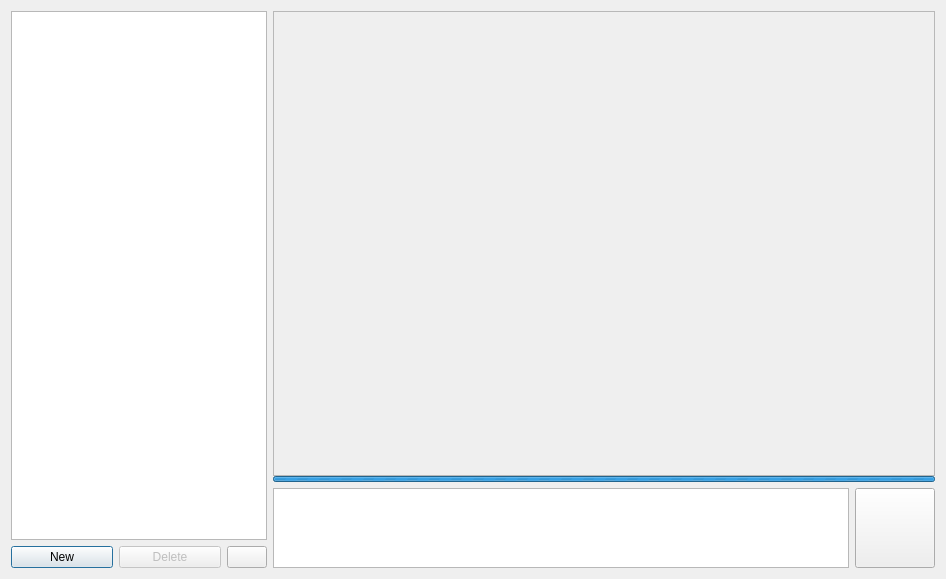
<?xml version="1.0" encoding="UTF-8"?>
<ui version="4.0">
 <class>Dialog_ai_chat</class>
 <widget class="QDialog" name="Dialog_ai_chat">
  <property name="geometry">
   <rect>
    <x>0</x>
    <y>0</y>
    <width>946</width>
    <height>579</height>
   </rect>
  </property>
  <property name="sizePolicy">
   <sizepolicy hsizetype="Preferred" vsizetype="Expanding">
    <horstretch>0</horstretch>
    <verstretch>0</verstretch>
   </sizepolicy>
  </property>
  <property name="windowTitle">
   <string>AI Chat</string>
  </property>
  <layout class="QGridLayout" name="gridLayout">
   <item row="0" column="0">
    <widget class="QWidget" name="widget_left" native="true">
     <layout class="QVBoxLayout" name="verticalLayout_2">
      <property name="leftMargin">
       <number>0</number>
      </property>
      <property name="topMargin">
       <number>0</number>
      </property>
      <property name="rightMargin">
       <number>0</number>
      </property>
      <property name="bottomMargin">
       <number>0</number>
      </property>
      <item>
       <widget class="QListWidget" name="listWidget_chat_list">
        <property name="sizePolicy">
         <sizepolicy hsizetype="Fixed" vsizetype="Expanding">
          <horstretch>0</horstretch>
          <verstretch>0</verstretch>
         </sizepolicy>
        </property>
        <property name="toolTip">
         <string/>
        </property>
       </widget>
      </item>
      <item>
       <widget class="QWidget" name="widget_left_buttons" native="true">
        <layout class="QHBoxLayout" name="horizontalLayout">
         <property name="leftMargin">
          <number>0</number>
         </property>
         <property name="topMargin">
          <number>0</number>
         </property>
         <property name="rightMargin">
          <number>0</number>
         </property>
         <property name="bottomMargin">
          <number>0</number>
         </property>
         <item>
          <widget class="QPushButton" name="pushButton_new_analysis">
           <property name="toolTip">
            <string>Create a new chat</string>
           </property>
           <property name="text">
            <string>New</string>
           </property>
          </widget>
         </item>
         <item>
          <widget class="QPushButton" name="pushButton_delete">
           <property name="enabled">
            <bool>false</bool>
           </property>
           <property name="toolTip">
            <string>Delete the selected chat</string>
           </property>
           <property name="text">
            <string>Delete</string>
           </property>
          </widget>
         </item>
         <item>
          <widget class="QPushButton" name="pushButton_help">
           <property name="sizePolicy">
            <sizepolicy hsizetype="Fixed" vsizetype="Fixed">
             <horstretch>0</horstretch>
             <verstretch>0</verstretch>
            </sizepolicy>
           </property>
           <property name="toolTip">
            <string>Help</string>
           </property>
           <property name="text">
            <string/>
           </property>
           <property name="iconSize">
            <size>
             <width>16</width>
             <height>16</height>
            </size>
           </property>
          </widget>
         </item>
        </layout>
       </widget>
      </item>
     </layout>
    </widget>
   </item>
   <item row="0" column="1">
    <widget class="QWidget" name="widget_chat" native="true">
     <property name="sizePolicy">
      <sizepolicy hsizetype="Expanding" vsizetype="Expanding">
       <horstretch>0</horstretch>
       <verstretch>0</verstretch>
      </sizepolicy>
     </property>
     <layout class="QGridLayout" name="gridLayout_2">
      <property name="leftMargin">
       <number>0</number>
      </property>
      <property name="topMargin">
       <number>0</number>
      </property>
      <property name="rightMargin">
       <number>0</number>
      </property>
      <property name="bottomMargin">
       <number>0</number>
      </property>
      <property name="verticalSpacing">
       <number>0</number>
      </property>
      <item row="1" column="0" colspan="2">
       <widget class="QProgressBar" name="progressBar_ai">
        <property name="minimumSize">
         <size>
          <width>0</width>
          <height>6</height>
         </size>
        </property>
        <property name="maximumSize">
         <size>
          <width>16777215</width>
          <height>6</height>
         </size>
        </property>
        <property name="maximum">
         <number>0</number>
        </property>
        <property name="value">
         <number>0</number>
        </property>
        <property name="textVisible">
         <bool>false</bool>
        </property>
       </widget>
      </item>
      <item row="3" column="0">
       <widget class="QPlainTextEdit" name="plainTextEdit_question">
        <property name="sizePolicy">
         <sizepolicy hsizetype="Expanding" vsizetype="Fixed">
          <horstretch>0</horstretch>
          <verstretch>0</verstretch>
         </sizepolicy>
        </property>
        <property name="maximumSize">
         <size>
          <width>16777215</width>
          <height>80</height>
         </size>
        </property>
        <property name="toolTip">
         <string>Enter your question here and press Enter to continue the chat</string>
        </property>
        <property name="plainText">
         <string/>
        </property>
        <property name="placeholderText">
         <string/>
        </property>
       </widget>
      </item>
      <item row="0" column="0" colspan="2">
       <widget class="QScrollArea" name="scrollArea_ai_output">
        <property name="widgetResizable">
         <bool>true</bool>
        </property>
        <widget class="QWidget" name="scrollArea_ai_output_contents">
         <property name="geometry">
          <rect>
           <x>0</x>
           <y>0</y>
           <width>664</width>
           <height>467</height>
          </rect>
         </property>
         <layout class="QVBoxLayout" name="verticalLayout">
          <property name="leftMargin">
           <number>30</number>
          </property>
          <property name="topMargin">
           <number>6</number>
          </property>
          <property name="rightMargin">
           <number>30</number>
          </property>
          <property name="bottomMargin">
           <number>6</number>
          </property>
          <item>
           <widget class="QLabel" name="ai_output">
            <property name="sizePolicy">
             <sizepolicy hsizetype="Preferred" vsizetype="Expanding">
              <horstretch>0</horstretch>
              <verstretch>0</verstretch>
             </sizepolicy>
            </property>
            <property name="autoFillBackground">
             <bool>false</bool>
            </property>
            <property name="inputMethodHints">
             <set>Qt::ImhNone</set>
            </property>
            <property name="frameShape">
             <enum>QFrame::NoFrame</enum>
            </property>
            <property name="frameShadow">
             <enum>QFrame::Sunken</enum>
            </property>
            <property name="text">
             <string/>
            </property>
            <property name="textFormat">
             <enum>Qt::RichText</enum>
            </property>
            <property name="scaledContents">
             <bool>false</bool>
            </property>
            <property name="alignment">
             <set>Qt::AlignBottom|Qt::AlignLeading|Qt::AlignLeft</set>
            </property>
            <property name="wordWrap">
             <bool>true</bool>
            </property>
            <property name="margin">
             <number>6</number>
            </property>
            <property name="textInteractionFlags">
             <set>Qt::LinksAccessibleByKeyboard|Qt::LinksAccessibleByMouse|Qt::TextBrowserInteraction|Qt::TextSelectableByKeyboard|Qt::TextSelectableByMouse</set>
            </property>
           </widget>
          </item>
         </layout>
        </widget>
       </widget>
      </item>
      <item row="3" column="1">
       <widget class="QPushButton" name="pushButton_question">
        <property name="sizePolicy">
         <sizepolicy hsizetype="Fixed" vsizetype="Preferred">
          <horstretch>0</horstretch>
          <verstretch>0</verstretch>
         </sizepolicy>
        </property>
        <property name="minimumSize">
         <size>
          <width>80</width>
          <height>0</height>
         </size>
        </property>
        <property name="maximumSize">
         <size>
          <width>80</width>
          <height>16777215</height>
         </size>
        </property>
        <property name="font">
         <font>
          <pointsize>30</pointsize>
         </font>
        </property>
        <property name="text">
         <string/>
        </property>
        <property name="iconSize">
         <size>
          <width>32</width>
          <height>32</height>
         </size>
        </property>
        <property name="shortcut">
         <string/>
        </property>
        <property name="flat">
         <bool>false</bool>
        </property>
       </widget>
      </item>
      <item row="2" column="0">
       <spacer name="verticalSpacer">
        <property name="orientation">
         <enum>Qt::Vertical</enum>
        </property>
        <property name="sizeType">
         <enum>QSizePolicy::Preferred</enum>
        </property>
        <property name="sizeHint" stdset="0">
         <size>
          <width>20</width>
          <height>6</height>
         </size>
        </property>
       </spacer>
      </item>
     </layout>
    </widget>
   </item>
  </layout>
 </widget>
 <resources/>
 <connections/>
</ui>
